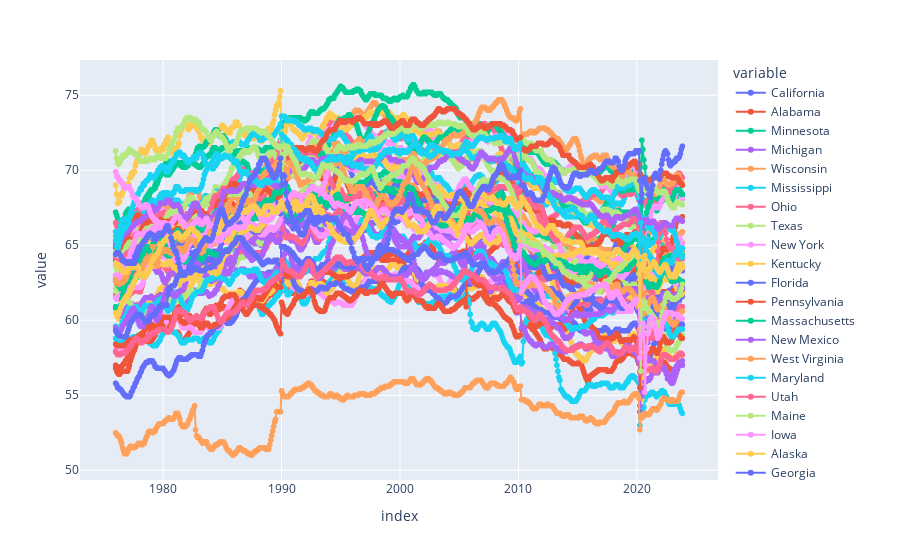

This figure's notebook cell:
### Code cell
px_fig = px.line(final_par_df, markers = True)
px_fig.show()

### Figure 1 — Plotly figure (JSON) as saved in the notebook; plotly's stock layout.template omitted (floating-point values rounded to 4 significant figures; data arrays with more than 128 entries replaced by an {"elided": "..."} marker saying what was removed)
{"data": [{"hovertemplate": "variable=California<br>index=%{x}<br>value=%{y}<extra></extra>", "legendgroup": "California", "line": {"color": "#636efa", "dash": "solid"}, "marker": {"symbol": "circle"}, "mode": "markers+lines", "name": "California", "showlegend": true, "type": "scattergl", "x": {"elided": "575 str values"}, "xaxis": "x", "y": {"elided": "575 float values"}, "yaxis": "y"}, {"hovertemplate": "variable=Alabama<br>index=%{x}<br>value=%{y}<extra></extra>", "legendgroup": "Alabama", "line": {"color": "#EF553B", "dash": "solid"}, "marker": {"symbol": "circle"}, "mode": "markers+lines", "name": "Alabama", "showlegend": true, "type": "scattergl", "x": {"elided": "575 str values"}, "xaxis": "x", "y": {"elided": "575 float values"}, "yaxis": "y"}, {"hovertemplate": "variable=Minnesota<br>index=%{x}<br>value=%{y}<extra></extra>", "legendgroup": "Minnesota", "line": {"color": "#00cc96", "dash": "solid"}, "marker": {"symbol": "circle"}, "mode": "markers+lines", "name": "Minnesota", "showlegend": true, "type": "scattergl", "x": {"elided": "575 str values"}, "xaxis": "x", "y": {"elided": "575 float values"}, "yaxis": "y"}, {"hovertemplate": "variable=Michigan<br>index=%{x}<br>value=%{y}<extra></extra>", "legendgroup": "Michigan", "line": {"color": "#ab63fa", "dash": "solid"}, "marker": {"symbol": "circle"}, "mode": "markers+lines", "name": "Michigan", "showlegend": true, "type": "scattergl", "x": {"elided": "575 str values"}, "xaxis": "x", "y": {"elided": "575 float values"}, "yaxis": "y"}, {"hovertemplate": "variable=Wisconsin<br>index=%{x}<br>value=%{y}<extra></extra>", "legendgroup": "Wisconsin", "line": {"color": "#FFA15A", "dash": "solid"}, "marker": {"symbol": "circle"}, "mode": "markers+lines", "name": "Wisconsin", "showlegend": true, "type": "scattergl", "x": {"elided": "575 str values"}, "xaxis": "x", "y": {"elided": "575 float values"}, "yaxis": "y"}, {"hovertemplate": "variable=Mississippi<br>index=%{x}<br>value=%{y}<extra></extra>", "legendgroup": "Mississippi", "line": {"color": "#19d3f3", "dash": "solid"}, "marker": {"symbol": "circle"}, "mode": "markers+lines", "name": "Mississippi", "showlegend": true, "type": "scattergl", "x": {"elided": "575 str values"}, "xaxis": "x", "y": {"elided": "575 float values"}, "yaxis": "y"}, {"hovertemplate": "variable=Ohio<br>index=%{x}<br>value=%{y}<extra></extra>", "legendgroup": "Ohio", "line": {"color": "#FF6692", "dash": "solid"}, "marker": {"symbol": "circle"}, "mode": "markers+lines", "name": "Ohio", "showlegend": true, "type": "scattergl", "x": {"elided": "575 str values"}, "xaxis": "x", "y": {"elided": "575 float values"}, "yaxis": "y"}, {"hovertemplate": "variable=Texas<br>index=%{x}<br>value=%{y}<extra></extra>", "legendgroup": "Texas", "line": {"color": "#B6E880", "dash": "solid"}, "marker": {"symbol": "circle"}, "mode": "markers+lines", "name": "Texas", "showlegend": true, "type": "scattergl", "x": {"elided": "575 str values"}, "xaxis": "x", "y": {"elided": "575 float values"}, "yaxis": "y"}, {"hovertemplate": "variable=New York<br>index=%{x}<br>value=%{y}<extra></extra>", "legendgroup": "New York", "line": {"color": "#FF97FF", "dash": "solid"}, "marker": {"symbol": "circle"}, "mode": "markers+lines", "name": "New York", "showlegend": true, "type": "scattergl", "x": {"elided": "575 str values"}, "xaxis": "x", "y": {"elided": "575 float values"}, "yaxis": "y"}, {"hovertemplate": "variable=Kentucky<br>index=%{x}<br>value=%{y}<extra></extra>", "legendgroup": "Kentucky", "line": {"color": "#FECB52", "dash": "solid"}, "marker": {"symbol": "circle"}, "mode": "markers+lines", "name": "Kentucky", "showlegend": true, "type": "scattergl", "x": {"elided": "575 str values"}, "xaxis": "x", "y": {"elided": "575 float values"}, "yaxis": "y"}, {"hovertemplate": "variable=Florida<br>index=%{x}<br>value=%{y}<extra></extra>", "legendgroup": "Florida", "line": {"color": "#636efa", "dash": "solid"}, "marker": {"symbol": "circle"}, "mode": "markers+lines", "name": "Florida", "showlegend": true, "type": "scattergl", "x": {"elided": "575 str values"}, "xaxis": "x", "y": {"elided": "575 float values"}, "yaxis": "y"}, {"hovertemplate": "variable=Pennsylvania<br>index=%{x}<br>value=%{y}<extra></extra>", "legendgroup": "Pennsylvania", "line": {"color": "#EF553B", "dash": "solid"}, "marker": {"symbol": "circle"}, "mode": "markers+lines", "name": "Pennsylvania", "showlegend": true, "type": "scattergl", "x": {"elided": "575 str values"}, "xaxis": "x", "y": {"elided": "575 float values"}, "yaxis": "y"}, {"hovertemplate": "variable=Massachusetts<br>index=%{x}<br>value=%{y}<extra></extra>", "legendgroup": "Massachusetts", "line": {"color": "#00cc96", "dash": "solid"}, "marker": {"symbol": "circle"}, "mode": "markers+lines", "name": "Massachusetts", "showlegend": true, "type": "scattergl", "x": {"elided": "575 str values"}, "xaxis": "x", "y": {"elided": "575 float values"}, "yaxis": "y"}, {"hovertemplate": "variable=New Mexico<br>index=%{x}<br>value=%{y}<extra></extra>", "legendgroup": "New Mexico", "line": {"color": "#ab63fa", "dash": "solid"}, "marker": {"symbol": "circle"}, "mode": "markers+lines", "name": "New Mexico", "showlegend": true, "type": "scattergl", "x": {"elided": "575 str values"}, "xaxis": "x", "y": {"elided": "575 float values"}, "yaxis": "y"}, {"hovertemplate": "variable=West Virginia<br>index=%{x}<br>value=%{y}<extra></extra>", "legendgroup": "West Virginia", "line": {"color": "#FFA15A", "dash": "solid"}, "marker": {"symbol": "circle"}, "mode": "markers+lines", "name": "West Virginia", "showlegend": true, "type": "scattergl", "x": {"elided": "575 str values"}, "xaxis": "x", "y": {"elided": "575 float values"}, "yaxis": "y"}, {"hovertemplate": "variable=Maryland<br>index=%{x}<br>value=%{y}<extra></extra>", "legendgroup": "Maryland", "line": {"color": "#19d3f3", "dash": "solid"}, "marker": {"symbol": "circle"}, "mode": "markers+lines", "name": "Maryland", "showlegend": true, "type": "scattergl", "x": {"elided": "575 str values"}, "xaxis": "x", "y": {"elided": "575 float values"}, "yaxis": "y"}, {"hovertemplate": "variable=Utah<br>index=%{x}<br>value=%{y}<extra></extra>", "legendgroup": "Utah", "line": {"color": "#FF6692", "dash": "solid"}, "marker": {"symbol": "circle"}, "mode": "markers+lines", "name": "Utah", "showlegend": true, "type": "scattergl", "x": {"elided": "575 str values"}, "xaxis": "x", "y": {"elided": "575 float values"}, "yaxis": "y"}, {"hovertemplate": "variable=Maine<br>index=%{x}<br>value=%{y}<extra></extra>", "legendgroup": "Maine", "line": {"color": "#B6E880", "dash": "solid"}, "marker": {"symbol": "circle"}, "mode": "markers+lines", "name": "Maine", "showlegend": true, "type": "scattergl", "x": {"elided": "575 str values"}, "xaxis": "x", "y": {"elided": "575 float values"}, "yaxis": "y"}, {"hovertemplate": "variable=Iowa<br>index=%{x}<br>value=%{y}<extra></extra>", "legendgroup": "Iowa", "line": {"color": "#FF97FF", "dash": "solid"}, "marker": {"symbol": "circle"}, "mode": "markers+lines", "name": "Iowa", "showlegend": true, "type": "scattergl", "x": {"elided": "575 str values"}, "xaxis": "x", "y": {"elided": "575 float values"}, "yaxis": "y"}, {"hovertemplate": "variable=Alaska<br>index=%{x}<br>value=%{y}<extra></extra>", "legendgroup": "Alaska", "line": {"color": "#FECB52", "dash": "solid"}, "marker": {"symbol": "circle"}, "mode": "markers+lines", "name": "Alaska", "showlegend": true, "type": "scattergl", "x": {"elided": "575 str values"}, "xaxis": "x", "y": {"elided": "575 float values"}, "yaxis": "y"}, {"hovertemplate": "variable=Georgia<br>index=%{x}<br>value=%{y}<extra></extra>", "legendgroup": "Georgia", "line": {"color": "#636efa", "dash": "solid"}, "marker": {"symbol": "circle"}, "mode": "markers+lines", "name": "Georgia", "showlegend": true, "type": "scattergl", "x": {"elided": "575 str values"}, "xaxis": "x", "y": {"elided": "575 float values"}, "yaxis": "y"}, {"hovertemplate": "variable=Louisiana<br>index=%{x}<br>value=%{y}<extra></extra>", "legendgroup": "Louisiana", "line": {"color": "#EF553B", "dash": "solid"}, "marker": {"symbol": "circle"}, "mode": "markers+lines", "name": "Louisiana", "showlegend": true, "type": "scattergl", "x": {"elided": "575 str values"}, "xaxis": "x", "y": {"elided": "575 float values"}, "yaxis": "y"}, {"hovertemplate": "variable=Colorado<br>index=%{x}<br>value=%{y}<extra></extra>", "legendgroup": "Colorado", "line": {"color": "#00cc96", "dash": "solid"}, "marker": {"symbol": "circle"}, "mode": "markers+lines", "name": "Colorado", "showlegend": true, "type": "scattergl", "x": {"elided": "575 str values"}, "xaxis": "x", "y": {"elided": "575 float values"}, "yaxis": "y"}, {"hovertemplate": "variable=South Carolina<br>index=%{x}<br>value=%{y}<extra></extra>", "legendgroup": "South Carolina", "line": {"color": "#ab63fa", "dash": "solid"}, "marker": {"symbol": "circle"}, "mode": "markers+lines", "name": "South Carolina", "showlegend": true, "type": "scattergl", "x": {"elided": "575 str values"}, "xaxis": "x", "y": {"elided": "575 float values"}, "yaxis": "y"}, {"hovertemplate": "variable=Illinois<br>index=%{x}<br>value=%{y}<extra></extra>", "legendgroup": "Illinois", "line": {"color": "#FFA15A", "dash": "solid"}, "marker": {"symbol": "circle"}, "mode": "markers+lines", "name": "Illinois", "showlegend": true, "type": "scattergl", "x": {"elided": "575 str values"}, "xaxis": "x", "y": {"elided": "575 float values"}, "yaxis": "y"}, {"hovertemplate": "variable=Tennessee<br>index=%{x}<br>value=%{y}<extra></extra>", "legendgroup": "Tennessee", "line": {"color": "#19d3f3", "dash": "solid"}, "marker": {"symbol": "circle"}, "mode": "markers+lines", "name": "Tennessee", "showlegend": true, "type": "scattergl", "x": {"elided": "575 str values"}, "xaxis": "x", "y": {"elided": "575 float values"}, "yaxis": "y"}, {"hovertemplate": "variable=North Carolina<br>index=%{x}<br>value=%{y}<extra></extra>", "legendgroup": "North Carolina", "line": {"color": "#FF6692", "dash": "solid"}, "marker": {"symbol": "circle"}, "mode": "markers+lines", "name": "North Carolina", "showlegend": true, "type": "scattergl", "x": {"elided": "575 str values"}, "xaxis": "x", "y": {"elided": "575 float values"}, "yaxis": "y"}, {"hovertemplate": "variable=Vermont<br>index=%{x}<br>value=%{y}<extra></extra>", "legendgroup": "Vermont", "line": {"color": "#B6E880", "dash": "solid"}, "marker": {"symbol": "circle"}, "mode": "markers+lines", "name": "Vermont", "showlegend": true, "type": "scattergl", "x": {"elided": "575 str values"}, "xaxis": "x", "y": {"elided": "575 float values"}, "yaxis": "y"}, {"hovertemplate": "variable=New Jersey<br>index=%{x}<br>value=%{y}<extra></extra>", "legendgroup": "New Jersey", "line": {"color": "#FF97FF", "dash": "solid"}, "marker": {"symbol": "circle"}, "mode": "markers+lines", "name": "New Jersey", "showlegend": true, "type": "scattergl", "x": {"elided": "575 str values"}, "xaxis": "x", "y": {"elided": "575 float values"}, "yaxis": "y"}, {"hovertemplate": "variable=Oregon<br>index=%{x}<br>value=%{y}<extra></extra>", "legendgroup": "Oregon", "line": {"color": "#FECB52", "dash": "solid"}, "marker": {"symbol": "circle"}, "mode": "markers+lines", "name": "Oregon", "showlegend": true, "type": "scattergl", "x": {"elided": "575 str values"}, "xaxis": "x", "y": {"elided": "575 float values"}, "yaxis": "y"}, {"hovertemplate": "variable=Indiana<br>index=%{x}<br>value=%{y}<extra></extra>", "legendgroup": "Indiana", "line": {"color": "#636efa", "dash": "solid"}, "marker": {"symbol": "circle"}, "mode": "markers+lines", "name": "Indiana", "showlegend": true, "type": "scattergl", "x": {"elided": "575 str values"}, "xaxis": "x", "y": {"elided": "575 float values"}, "yaxis": "y"}, {"hovertemplate": "variable=Virginia<br>index=%{x}<br>value=%{y}<extra></extra>", "legendgroup": "Virginia", "line": {"color": "#EF553B", "dash": "solid"}, "marker": {"symbol": "circle"}, "mode": "markers+lines", "name": "Virginia", "showlegend": true, "type": "scattergl", "x": {"elided": "575 str values"}, "xaxis": "x", "y": {"elided": "575 float values"}, "yaxis": "y"}, {"hovertemplate": "variable=Washington<br>index=%{x}<br>value=%{y}<extra></extra>", "legendgroup": "Washington", "line": {"color": "#00cc96", "dash": "solid"}, "marker": {"symbol": "circle"}, "mode": "markers+lines", "name": "Washington", "showlegend": true, "type": "scattergl", "x": {"elided": "575 str values"}, "xaxis": "x", "y": {"elided": "575 float values"}, "yaxis": "y"}, {"hovertemplate": "variable=Arizona<br>index=%{x}<br>value=%{y}<extra></extra>", "legendgroup": "Arizona", "line": {"color": "#ab63fa", "dash": "solid"}, "marker": {"symbol": "circle"}, "mode": "markers+lines", "name": "Arizona", "showlegend": true, "type": "scattergl", "x": {"elided": "575 str values"}, "xaxis": "x", "y": {"elided": "575 float values"}, "yaxis": "y"}, {"hovertemplate": "variable=North Dakota<br>index=%{x}<br>value=%{y}<extra></extra>", "legendgroup": "North Dakota", "line": {"color": "#FFA15A", "dash": "solid"}, "marker": {"symbol": "circle"}, "mode": "markers+lines", "name": "North Dakota", "showlegend": true, "type": "scattergl", "x": {"elided": "575 str values"}, "xaxis": "x", "y": {"elided": "575 float values"}, "yaxis": "y"}, {"hovertemplate": "variable=New Hampshire<br>index=%{x}<br>value=%{y}<extra></extra>", "legendgroup": "New Hampshire", "line": {"color": "#19d3f3", "dash": "solid"}, "marker": {"symbol": "circle"}, "mode": "markers+lines", "name": "New Hampshire", "showlegend": true, "type": "scattergl", "x": {"elided": "575 str values"}, "xaxis": "x", "y": {"elided": "575 float values"}, "yaxis": "y"}, {"hovertemplate": "variable=Connecticut<br>index=%{x}<br>value=%{y}<extra></extra>", "legendgroup": "Connecticut", "line": {"color": "#FF6692", "dash": "solid"}, "marker": {"symbol": "circle"}, "mode": "markers+lines", "name": "Connecticut", "showlegend": true, "type": "scattergl", "x": {"elided": "575 str values"}, "xaxis": "x", "y": {"elided": "575 float values"}, "yaxis": "y"}, {"hovertemplate": "variable=South Dakota<br>index=%{x}<br>value=%{y}<extra></extra>", "legendgroup": "South Dakota", "line": {"color": "#B6E880", "dash": "solid"}, "marker": {"symbol": "circle"}, "mode": "markers+lines", "name": "South Dakota", "showlegend": true, "type": "scattergl", "x": {"elided": "575 str values"}, "xaxis": "x", "y": {"elided": "575 float values"}, "yaxis": "y"}, {"hovertemplate": "variable=Idaho<br>index=%{x}<br>value=%{y}<extra></extra>", "legendgroup": "Idaho", "line": {"color": "#FF97FF", "dash": "solid"}, "marker": {"symbol": "circle"}, "mode": "markers+lines", "name": "Idaho", "showlegend": true, "type": "scattergl", "x": {"elided": "575 str values"}, "xaxis": "x", "y": {"elided": "575 float values"}, "yaxis": "y"}, {"hovertemplate": "variable=Missouri<br>index=%{x}<br>value=%{y}<extra></extra>", "legendgroup": "Missouri", "line": {"color": "#FECB52", "dash": "solid"}, "marker": {"symbol": "circle"}, "mode": "markers+lines", "name": "Missouri", "showlegend": true, "type": "scattergl", "x": {"elided": "575 str values"}, "xaxis": "x", "y": {"elided": "575 float values"}, "yaxis": "y"}, {"hovertemplate": "variable=Oklahoma<br>index=%{x}<br>value=%{y}<extra></extra>", "legendgroup": "Oklahoma", "line": {"color": "#636efa", "dash": "solid"}, "marker": {"symbol": "circle"}, "mode": "markers+lines", "name": "Oklahoma", "showlegend": true, "type": "scattergl", "x": {"elided": "575 str values"}, "xaxis": "x", "y": {"elided": "575 float values"}, "yaxis": "y"}, {"hovertemplate": "variable=Nebraska<br>index=%{x}<br>value=%{y}<extra></extra>", "legendgroup": "Nebraska", "line": {"color": "#EF553B", "dash": "solid"}, "marker": {"symbol": "circle"}, "mode": "markers+lines", "name": "Nebraska", "showlegend": true, "type": "scattergl", "x": {"elided": "575 str values"}, "xaxis": "x", "y": {"elided": "575 float values"}, "yaxis": "y"}, {"hovertemplate": "variable=Montana<br>index=%{x}<br>value=%{y}<extra></extra>", "legendgroup": "Montana", "line": {"color": "#00cc96", "dash": "solid"}, "marker": {"symbol": "circle"}, "mode": "markers+lines", "name": "Montana", "showlegend": true, "type": "scattergl", "x": {"elided": "575 str values"}, "xaxis": "x", "y": {"elided": "575 float values"}, "yaxis": "y"}, {"hovertemplate": "variable=Kansas<br>index=%{x}<br>value=%{y}<extra></extra>", "legendgroup": "Kansas", "line": {"color": "#ab63fa", "dash": "solid"}, "marker": {"symbol": "circle"}, "mode": "markers+lines", "name": "Kansas", "showlegend": true, "type": "scattergl", "x": {"elided": "575 str values"}, "xaxis": "x", "y": {"elided": "575 float values"}, "yaxis": "y"}, {"hovertemplate": "variable=Delaware<br>index=%{x}<br>value=%{y}<extra></extra>", "legendgroup": "Delaware", "line": {"color": "#FFA15A", "dash": "solid"}, "marker": {"symbol": "circle"}, "mode": "markers+lines", "name": "Delaware", "showlegend": true, "type": "scattergl", "x": {"elided": "575 str values"}, "xaxis": "x", "y": {"elided": "575 float values"}, "yaxis": "y"}, {"hovertemplate": "variable=Wyoming<br>index=%{x}<br>value=%{y}<extra></extra>", "legendgroup": "Wyoming", "line": {"color": "#19d3f3", "dash": "solid"}, "marker": {"symbol": "circle"}, "mode": "markers+lines", "name": "Wyoming", "showlegend": true, "type": "scattergl", "x": {"elided": "575 str values"}, "xaxis": "x", "y": {"elided": "575 float values"}, "yaxis": "y"}, {"hovertemplate": "variable=Arkansas<br>index=%{x}<br>value=%{y}<extra></extra>", "legendgroup": "Arkansas", "line": {"color": "#FF6692", "dash": "solid"}, "marker": {"symbol": "circle"}, "mode": "markers+lines", "name": "Arkansas", "showlegend": true, "type": "scattergl", "x": {"elided": "575 str values"}, "xaxis": "x", "y": {"elided": "575 float values"}, "yaxis": "y"}, {"hovertemplate": "variable=Nevada<br>index=%{x}<br>value=%{y}<extra></extra>", "legendgroup": "Nevada", "line": {"color": "#B6E880", "dash": "solid"}, "marker": {"symbol": "circle"}, "mode": "markers+lines", "name": "Nevada", "showlegend": true, "type": "scattergl", "x": {"elided": "575 str values"}, "xaxis": "x", "y": {"elided": "575 float values"}, "yaxis": "y"}, {"hovertemplate": "variable=Hawaii<br>index=%{x}<br>value=%{y}<extra></extra>", "legendgroup": "Hawaii", "line": {"color": "#FF97FF", "dash": "solid"}, "marker": {"symbol": "circle"}, "mode": "markers+lines", "name": "Hawaii", "showlegend": true, "type": "scattergl", "x": {"elided": "575 str values"}, "xaxis": "x", "y": {"elided": "575 float values"}, "yaxis": "y"}, {"hovertemplate": "variable=Rhode Island<br>index=%{x}<br>value=%{y}<extra></extra>", "legendgroup": "Rhode Island", "line": {"color": "#FECB52", "dash": "solid"}, "marker": {"symbol": "circle"}, "mode": "markers+lines", "name": "Rhode Island", "showlegend": true, "type": "scattergl", "x": {"elided": "575 str values"}, "xaxis": "x", "y": {"elided": "575 float values"}, "yaxis": "y"}, {"hovertemplate": "variable=District Of Columbia<br>index=%{x}<br>value=%{y}<extra></extra>", "legendgroup": "District Of Columbia", "line": {"color": "#636efa", "dash": "solid"}, "marker": {"symbol": "circle"}, "mode": "markers+lines", "name": "District Of Columbia", "showlegend": true, "type": "scattergl", "x": {"elided": "575 str values"}, "xaxis": "x", "y": {"elided": "575 float values"}, "yaxis": "y"}], "layout": {"legend": {"title": {"text": "variable"}, "tracegroupgap": 0}, "margin": {"t": 60}, "xaxis": {"anchor": "y", "domain": [0, 1], "title": {"text": "index"}}, "yaxis": {"anchor": "x", "domain": [0, 1], "title": {"text": "value"}}}}
